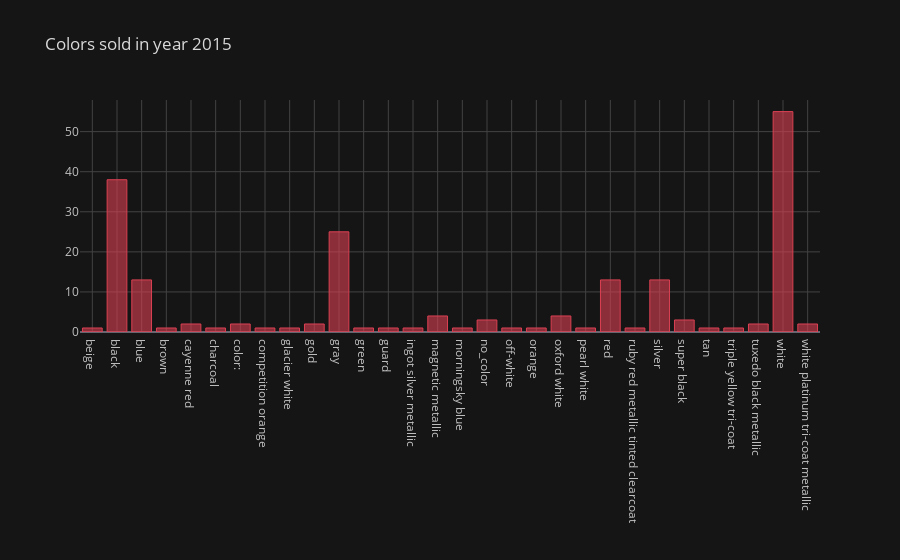
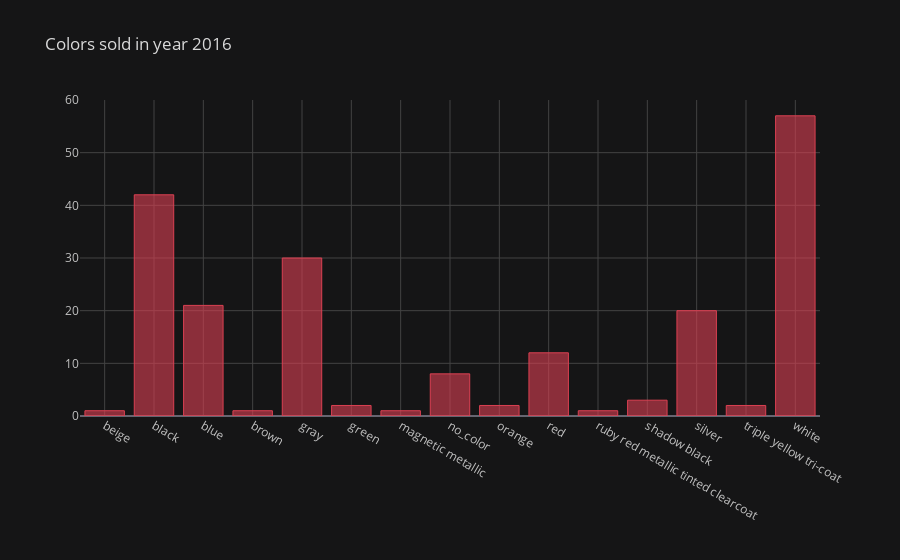
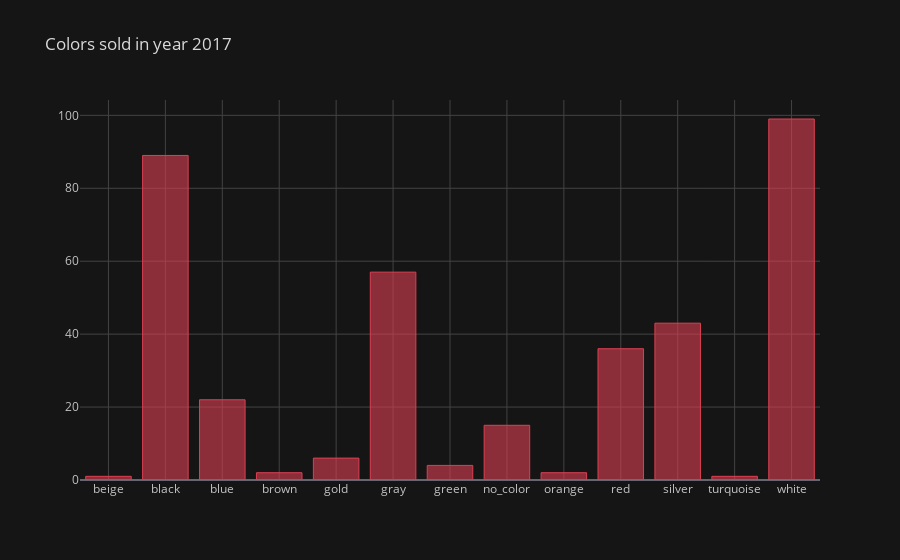
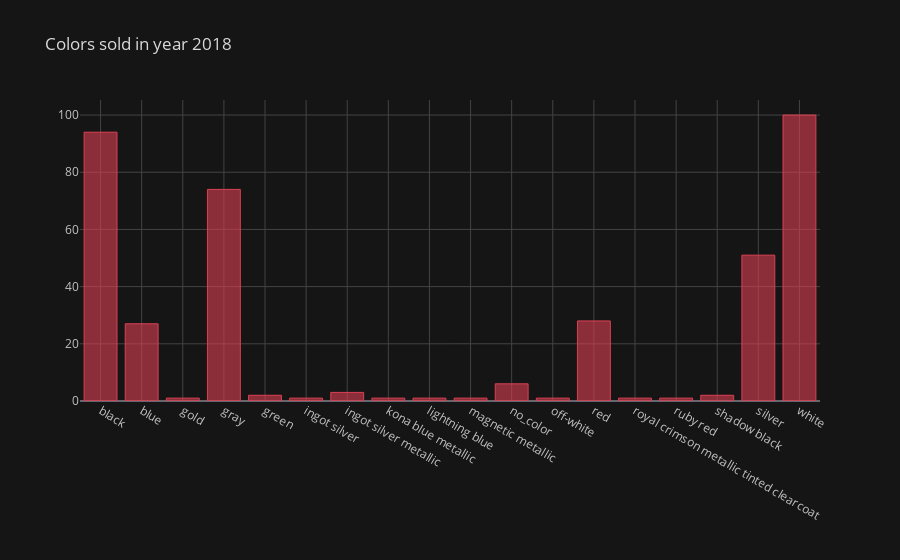

The notebook cell saved with these charts, in order:
### Code cell
l1=[2015,2016,2017,2018,2019,2020]

for i in l1:
    q2[q2['year']==i][['color','brand']].iplot(x='color',y='brand',color='red',kind='bar',title='Colors sold in year'+ ' '+str(i))

### Figure 1 — Plotly figure (JSON) as saved in the notebook; plotly's stock layout.template omitted (floating-point values rounded to 4 significant figures)
{"data": [{"marker": {"color": "rgba(219, 64, 82, 0.6)", "line": {"color": "rgba(219, 64, 82, 1.0)", "width": 1}}, "name": "brand", "orientation": "v", "text": "", "type": "bar", "x": ["beige", "black", "blue", "brown", "cayenne red", "charcoal", "color:", "competition orange", "glacier white", "gold", "gray", "green", "guard", "ingot silver metallic", "magnetic metallic", "morningsky blue", "no_color", "off-white", "orange", "oxford white", "pearl white", "red", "ruby red metallic tinted clearcoat", "silver", "super black", "tan", "triple yellow tri-coat", "tuxedo black metallic", "white", "white platinum tri-coat metallic"], "y": [1, 38, 13, 1, 2, 1, 2, 1, 1, 2, 25, 1, 1, 1, 4, 1, 3, 1, 1, 4, 1, 13, 1, 13, 3, 1, 1, 2, 55, 2]}], "layout": {"legend": {"bgcolor": "#151516", "font": {"color": "#D9D9D9"}}, "paper_bgcolor": "#151516", "plot_bgcolor": "#151516", "title": {"font": {"color": "#D9D9D9"}, "text": "Colors sold in year 2015"}, "xaxis": {"gridcolor": "#434343", "showgrid": true, "tickfont": {"color": "#C2C2C2"}, "title": {"font": {"color": "#D9D9D9"}, "text": ""}, "zerolinecolor": "#666570"}, "yaxis": {"gridcolor": "#434343", "showgrid": true, "tickfont": {"color": "#C2C2C2"}, "title": {"font": {"color": "#D9D9D9"}, "text": ""}, "zerolinecolor": "#666570"}}}

### Figure 2 — Plotly figure (JSON) as saved in the notebook; plotly's stock layout.template omitted (floating-point values rounded to 4 significant figures)
{"data": [{"marker": {"color": "rgba(219, 64, 82, 0.6)", "line": {"color": "rgba(219, 64, 82, 1.0)", "width": 1}}, "name": "brand", "orientation": "v", "text": "", "type": "bar", "x": ["beige", "black", "blue", "brown", "gray", "green", "magnetic metallic", "no_color", "orange", "red", "ruby red metallic tinted clearcoat", "shadow black", "silver", "triple yellow tri-coat", "white"], "y": [1, 42, 21, 1, 30, 2, 1, 8, 2, 12, 1, 3, 20, 2, 57]}], "layout": {"legend": {"bgcolor": "#151516", "font": {"color": "#D9D9D9"}}, "paper_bgcolor": "#151516", "plot_bgcolor": "#151516", "title": {"font": {"color": "#D9D9D9"}, "text": "Colors sold in year 2016"}, "xaxis": {"gridcolor": "#434343", "showgrid": true, "tickfont": {"color": "#C2C2C2"}, "title": {"font": {"color": "#D9D9D9"}, "text": ""}, "zerolinecolor": "#666570"}, "yaxis": {"gridcolor": "#434343", "showgrid": true, "tickfont": {"color": "#C2C2C2"}, "title": {"font": {"color": "#D9D9D9"}, "text": ""}, "zerolinecolor": "#666570"}}}

### Figure 3 — Plotly figure (JSON) as saved in the notebook; plotly's stock layout.template omitted (floating-point values rounded to 4 significant figures)
{"data": [{"marker": {"color": "rgba(219, 64, 82, 0.6)", "line": {"color": "rgba(219, 64, 82, 1.0)", "width": 1}}, "name": "brand", "orientation": "v", "text": "", "type": "bar", "x": ["beige", "black", "blue", "brown", "gold", "gray", "green", "no_color", "orange", "red", "silver", "turquoise", "white"], "y": [1, 89, 22, 2, 6, 57, 4, 15, 2, 36, 43, 1, 99]}], "layout": {"legend": {"bgcolor": "#151516", "font": {"color": "#D9D9D9"}}, "paper_bgcolor": "#151516", "plot_bgcolor": "#151516", "title": {"font": {"color": "#D9D9D9"}, "text": "Colors sold in year 2017"}, "xaxis": {"gridcolor": "#434343", "showgrid": true, "tickfont": {"color": "#C2C2C2"}, "title": {"font": {"color": "#D9D9D9"}, "text": ""}, "zerolinecolor": "#666570"}, "yaxis": {"gridcolor": "#434343", "showgrid": true, "tickfont": {"color": "#C2C2C2"}, "title": {"font": {"color": "#D9D9D9"}, "text": ""}, "zerolinecolor": "#666570"}}}

### Figure 4 — Plotly figure (JSON) as saved in the notebook; plotly's stock layout.template omitted (floating-point values rounded to 4 significant figures)
{"data": [{"marker": {"color": "rgba(219, 64, 82, 0.6)", "line": {"color": "rgba(219, 64, 82, 1.0)", "width": 1}}, "name": "brand", "orientation": "v", "text": "", "type": "bar", "x": ["black", "blue", "gold", "gray", "green", "ingot silver", "ingot silver metallic", "kona blue metallic", "lightning blue", "magnetic metallic", "no_color", "off-white", "red", "royal crimson metallic tinted clearcoat", "ruby red", "shadow black", "silver", "white"], "y": [94, 27, 1, 74, 2, 1, 3, 1, 1, 1, 6, 1, 28, 1, 1, 2, 51, 100]}], "layout": {"legend": {"bgcolor": "#151516", "font": {"color": "#D9D9D9"}}, "paper_bgcolor": "#151516", "plot_bgcolor": "#151516", "title": {"font": {"color": "#D9D9D9"}, "text": "Colors sold in year 2018"}, "xaxis": {"gridcolor": "#434343", "showgrid": true, "tickfont": {"color": "#C2C2C2"}, "title": {"font": {"color": "#D9D9D9"}, "text": ""}, "zerolinecolor": "#666570"}, "yaxis": {"gridcolor": "#434343", "showgrid": true, "tickfont": {"color": "#C2C2C2"}, "title": {"font": {"color": "#D9D9D9"}, "text": ""}, "zerolinecolor": "#666570"}}}
